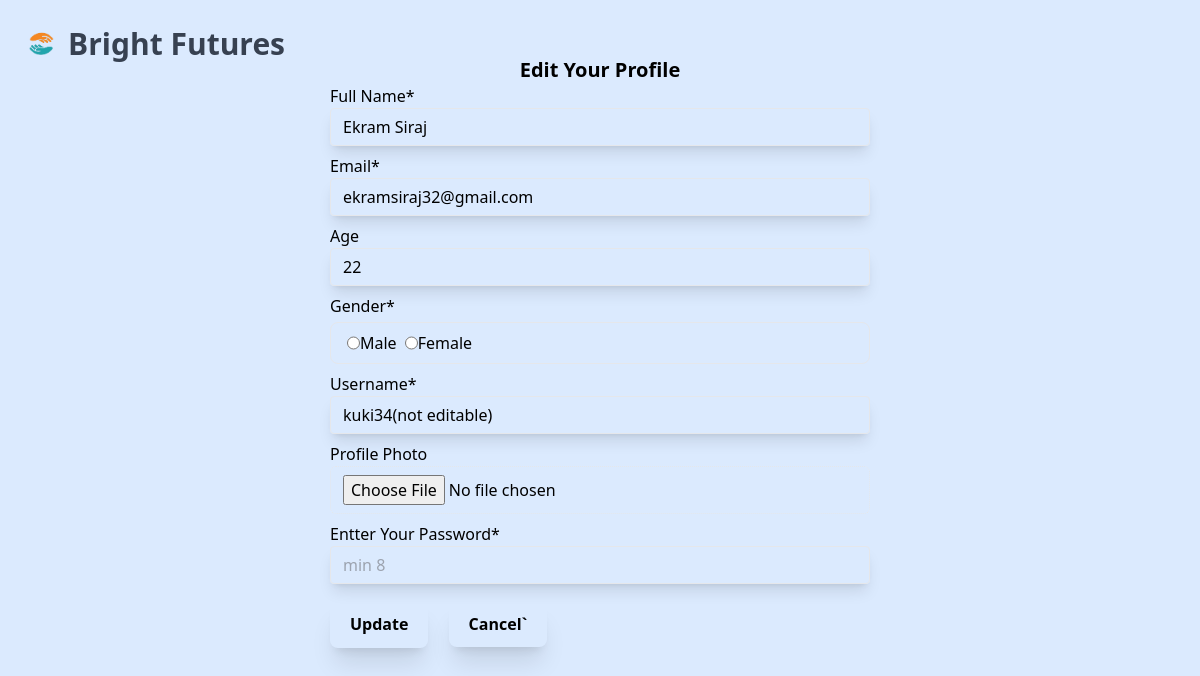
The page /src/editprofile.php (signed in) on the database its author committed.
### tables this page shows
CREATE TABLE `User` (
  `fullName` varchar(255) NOT NULL,
  `email` varchar(255) NOT NULL,
  `age` int(11) NOT NULL,
  `gender` varchar(6) NOT NULL,
  `username` varchar(100) NOT NULL,
  `balance` int(255) NOT NULL DEFAULT 0,
  `photo` varchar(255) NOT NULL,
  `password` varchar(255) NOT NULL,
  `joinedDate` timestamp NOT NULL DEFAULT current_timestamp(),
  `first_login` tinyint(1) DEFAULT 1
);

### src/editprofile.php (the view, shortened to what this page needs)
<?php
include("conn.php");
if (isset($_SESSION['Username']) && isset($_COOKIE['Username'])) {
    $UserName = $_SESSION['Username'];
    $sql = "SELECT * FROM `User` WHERE `username` = '$UserName'";
    $rs = mysqli_query($con, $sql);
    $result = mysqli_fetch_assoc($rs);
?>
    <!DOCTYPE html>
    <html lang="en">
    <head>
        <link rel="stylesheet" href="output.css">
    </head>
    <body class="w-full h-full bg-blue-100">
    <div class="flex p-4 fixed top-0 mt-1">
        <img src="img/logo.png" class="w-12 h-12 my-auto" />
        <h1 class="ml-1 font-extrabold text-3xl my-auto text-gray-700">
        Bright Futures
        </h1>
    </div>
        <div class="mt-14">
            <h3 class="text-center font-bold text-xl">Edit Your Profile</h3>
            <form action="<?php echo $_SERVER['PHP_SELF']; ?>" class="ml-12 mr-12" style="width: 45%; margin-left:auto; margin-right:auto; margin-top:auto; margin-down:auto;" method="post" enctype="multipart/form-data">
                <div class="mb-2">
                    <label htmlFor="full_name" class="">
                    Full Name*
                    </label>
                    <input id="Full_Name" name="Full_Name" type="text" placeholder="Full Name" value="<?php echo $result['fullName'] ?>" class="shadow-lg w-full block appearance-none border bg-transparent rounded py-2 px-3 leading-tight focus:outline-none focus:shadow-outline" />
                </div>
                <div class="mb-2">
                    <label htmlFor="email" class="">
                    Email*
                    </label>
                    <input id="Email" name="Email" type="email" placeholder="name@example.com" value="<?php echo $result['email'] ?>" class="block w-full shadow-lg appearance-none border bg-transparent rounded py-2 px-3 leading-tight focus:outline-none focus:shadow-outline" />
                </div>
                <div class="mb-2">
                    <label htmlFor="Bio" class="">
                    Age
                    </label>
                    <input id="Age" name="Age" type="number" placeholder="Age" value="<?php echo $result['age'] ?>" class="shadow-lg w-full block appearance-none border bg-transparent rounded py-2 px-3 leading-tight focus:outline-none focus:shadow-outline" />
                </div>
                <div class="mb-2">
                    <label htmlFor="gender" class="">
                    Gender*
                    </label>
                    <div class="border rounded-lg border-BrownDark flex py-2 px-4 mt-1">
                        <input type="radio" name="Gender" value="Male" />
                        Male
                        <input type="radio" name="Gender" value="Female" class="ml-2" />
                        Female
                    </div>
                </div>
                <div class="mb-2">
                    <label htmlFor="userName">Username*</label>
                    <input readonly id="UserName" name="UserName" type="text" placeholder="unique username" value="<?php echo $result['username'] ?>(not editable)" class="shadow-lg w-full block appearance-none border bg-transparent rounded py-2 px-3 leading-tight focus:outline-none focus:shadow-outline" />
                </div>
                <div class="mb-2">
                    <label htmlFor="pp" class="">
                    Profile Photo
                    </label>
                    <input type="file" name="Photo" value="<?php echo $result['photo'] ?>" class="block w-full bg-BrownLight border border-BrownDark border-dotted rounded-md px-3 py-2" />
                </div>
                <div class="mb-2">
                    <label htmlFor="password">Entter Your Password*</label>
                    <input id="Password" name="Password" minLength={8} type="password" placeholder="min 8" class="w-full block shadow-lg appearance-none border bg-transparent rounded py-2 px-3 leading-tight focus:outline-none focus:shadow-outline" />
                </div>
                <input type="submit" value="Update" name="update" class="rounded-lg mr-4 bg-BrownDark font-TextFont text-BrownLight hover:font-extrabold font-bold py-3 px-5 shadow-xl hover:shadow-2xl transition duration-300 ease-in-out transform hover:scale-105">
                <a href="ppuser.php?" class="rounded-lg mr-4 bg-BrownDark font-TextFont text-BrownLight hover:font-extrabold font-bold py-3 px-5 shadow-xl hover:shadow-2xl transition duration-300 ease-in-out transform hover:scale-105">Cancel`</a>
            </form>
        </div>
    </body>
    </html>
<?php
} else {
    header("Location: login.php");
}
?>

### rows shown on the page
user: Full_Name "Ekram Siraj", Email "ekramsiraj32@gmail.com", Age "22", UserName "kuki34(not editable)"
